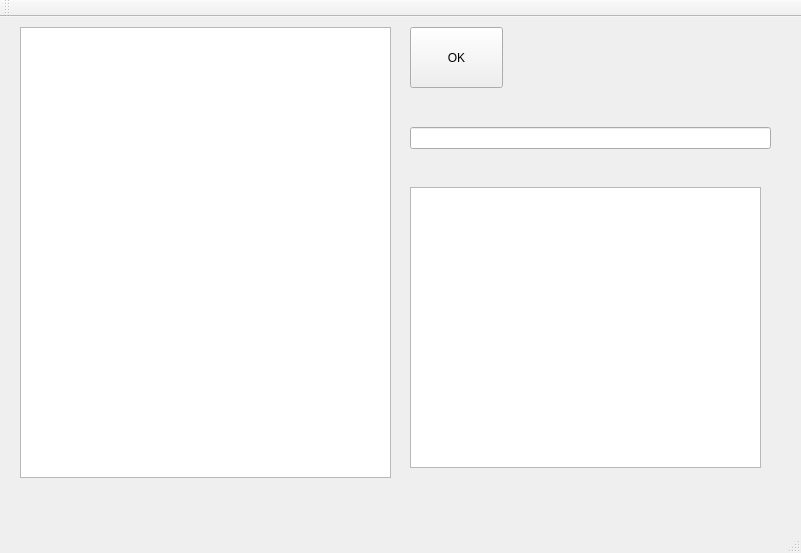
<?xml version="1.0" encoding="UTF-8"?>
<ui version="4.0">
 <class>MainWindow</class>
 <widget class="QMainWindow" name="MainWindow">
  <property name="geometry">
   <rect>
    <x>0</x>
    <y>0</y>
    <width>801</width>
    <height>553</height>
   </rect>
  </property>
  <property name="windowTitle">
   <string>MainWindow</string>
  </property>
  <widget class="QWidget" name="centralWidget">
   <widget class="QTextEdit" name="Text">
    <property name="geometry">
     <rect>
      <x>20</x>
      <y>10</y>
      <width>371</width>
      <height>451</height>
     </rect>
    </property>
   </widget>
   <widget class="QLineEdit" name="line">
    <property name="geometry">
     <rect>
      <x>410</x>
      <y>110</y>
      <width>361</width>
      <height>22</height>
     </rect>
    </property>
   </widget>
   <widget class="QPushButton" name="ok">
    <property name="geometry">
     <rect>
      <x>410</x>
      <y>10</y>
      <width>93</width>
      <height>61</height>
     </rect>
    </property>
    <property name="text">
     <string>OK</string>
    </property>
   </widget>
   <widget class="QPlainTextEdit" name="textic">
    <property name="geometry">
     <rect>
      <x>410</x>
      <y>170</y>
      <width>351</width>
      <height>281</height>
     </rect>
    </property>
   </widget>
  </widget>
  <widget class="QMenuBar" name="menuBar">
   <property name="geometry">
    <rect>
     <x>0</x>
     <y>0</y>
     <width>801</width>
     <height>26</height>
    </rect>
   </property>
  </widget>
  <widget class="QToolBar" name="mainToolBar">
   <attribute name="toolBarArea">
    <enum>TopToolBarArea</enum>
   </attribute>
   <attribute name="toolBarBreak">
    <bool>false</bool>
   </attribute>
  </widget>
  <widget class="QStatusBar" name="statusBar"/>
 </widget>
 <layoutdefault spacing="6" margin="11"/>
 <resources/>
 <connections/>
</ui>
